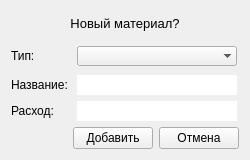
<?xml version="1.0" encoding="UTF-8"?>
<ui version="4.0">
 <class>addNewMaterial</class>
 <widget class="QWidget" name="addNewMaterial">
  <property name="geometry">
   <rect>
    <x>0</x>
    <y>0</y>
    <width>250</width>
    <height>160</height>
   </rect>
  </property>
  <property name="windowTitle">
   <string>Новый материал</string>
  </property>
  <layout class="QGridLayout" name="gridLayout">
   <item row="0" column="0">
    <layout class="QHBoxLayout" name="horizontalLayout_4">
     <item>
      <widget class="QLabel" name="ui_labelTitle">
       <property name="sizePolicy">
        <sizepolicy hsizetype="Preferred" vsizetype="Preferred">
         <horstretch>0</horstretch>
         <verstretch>0</verstretch>
        </sizepolicy>
       </property>
       <property name="font">
        <font>
         <pointsize>9</pointsize>
        </font>
       </property>
       <property name="frameShape">
        <enum>QFrame::NoFrame</enum>
       </property>
       <property name="text">
        <string>&lt;html&gt;&lt;head/&gt;&lt;body&gt;&lt;p&gt;&lt;span style=&quot; font-size:10pt;&quot;&gt;Новый материал?&lt;/span&gt;&lt;/p&gt;&lt;/body&gt;&lt;/html&gt;</string>
       </property>
       <property name="textFormat">
        <enum>Qt::AutoText</enum>
       </property>
       <property name="alignment">
        <set>Qt::AlignCenter</set>
       </property>
      </widget>
     </item>
    </layout>
   </item>
   <item row="1" column="0">
    <layout class="QHBoxLayout" name="horizontalLayout_5">
     <item>
      <widget class="QLabel" name="ui_labelType">
       <property name="sizePolicy">
        <sizepolicy hsizetype="Fixed" vsizetype="Preferred">
         <horstretch>0</horstretch>
         <verstretch>0</verstretch>
        </sizepolicy>
       </property>
       <property name="minimumSize">
        <size>
         <width>60</width>
         <height>20</height>
        </size>
       </property>
       <property name="font">
        <font/>
       </property>
       <property name="text">
        <string>Тип:</string>
       </property>
      </widget>
     </item>
     <item alignment="Qt::AlignVCenter">
      <widget class="QComboBox" name="ui_typeMaterial">
       <property name="sizePolicy">
        <sizepolicy hsizetype="Fixed" vsizetype="Fixed">
         <horstretch>0</horstretch>
         <verstretch>0</verstretch>
        </sizepolicy>
       </property>
       <property name="minimumSize">
        <size>
         <width>160</width>
         <height>20</height>
        </size>
       </property>
       <property name="maximumSize">
        <size>
         <width>160</width>
         <height>25</height>
        </size>
       </property>
       <property name="frame">
        <bool>false</bool>
       </property>
      </widget>
     </item>
    </layout>
   </item>
   <item row="2" column="0">
    <layout class="QHBoxLayout" name="horizontalLayout_3">
     <item>
      <widget class="QLabel" name="ui_labelName">
       <property name="sizePolicy">
        <sizepolicy hsizetype="Fixed" vsizetype="Fixed">
         <horstretch>0</horstretch>
         <verstretch>0</verstretch>
        </sizepolicy>
       </property>
       <property name="minimumSize">
        <size>
         <width>60</width>
         <height>20</height>
        </size>
       </property>
       <property name="font">
        <font/>
       </property>
       <property name="text">
        <string>Название:</string>
       </property>
      </widget>
     </item>
     <item>
      <widget class="QLineEdit" name="ui_materialName">
       <property name="sizePolicy">
        <sizepolicy hsizetype="Fixed" vsizetype="Fixed">
         <horstretch>0</horstretch>
         <verstretch>0</verstretch>
        </sizepolicy>
       </property>
       <property name="minimumSize">
        <size>
         <width>160</width>
         <height>20</height>
        </size>
       </property>
       <property name="maximumSize">
        <size>
         <width>160</width>
         <height>20</height>
        </size>
       </property>
       <property name="tabletTracking">
        <bool>false</bool>
       </property>
       <property name="frame">
        <bool>false</bool>
       </property>
       <property name="alignment">
        <set>Qt::AlignLeading|Qt::AlignLeft|Qt::AlignVCenter</set>
       </property>
      </widget>
     </item>
    </layout>
   </item>
   <item row="3" column="0">
    <layout class="QHBoxLayout" name="horizontalLayout_2">
     <item>
      <widget class="QLabel" name="ui_labelExpense">
       <property name="sizePolicy">
        <sizepolicy hsizetype="Fixed" vsizetype="Fixed">
         <horstretch>0</horstretch>
         <verstretch>0</verstretch>
        </sizepolicy>
       </property>
       <property name="minimumSize">
        <size>
         <width>60</width>
         <height>20</height>
        </size>
       </property>
       <property name="font">
        <font>
         <kerning>true</kerning>
        </font>
       </property>
       <property name="text">
        <string>Расход:</string>
       </property>
      </widget>
     </item>
     <item>
      <widget class="QLineEdit" name="ui_expenseMaterial">
       <property name="sizePolicy">
        <sizepolicy hsizetype="Fixed" vsizetype="Fixed">
         <horstretch>0</horstretch>
         <verstretch>0</verstretch>
        </sizepolicy>
       </property>
       <property name="minimumSize">
        <size>
         <width>160</width>
         <height>20</height>
        </size>
       </property>
       <property name="maximumSize">
        <size>
         <width>160</width>
         <height>20</height>
        </size>
       </property>
       <property name="frame">
        <bool>false</bool>
       </property>
      </widget>
     </item>
    </layout>
   </item>
   <item row="4" column="0">
    <layout class="QHBoxLayout" name="horizontalLayout">
     <item>
      <spacer name="spacer">
       <property name="orientation">
        <enum>Qt::Horizontal</enum>
       </property>
       <property name="sizeType">
        <enum>QSizePolicy::Expanding</enum>
       </property>
       <property name="sizeHint" stdset="0">
        <size>
         <width>10</width>
         <height>20</height>
        </size>
       </property>
      </spacer>
     </item>
     <item>
      <widget class="QPushButton" name="addButton">
       <property name="sizePolicy">
        <sizepolicy hsizetype="Preferred" vsizetype="Fixed">
         <horstretch>0</horstretch>
         <verstretch>0</verstretch>
        </sizepolicy>
       </property>
       <property name="minimumSize">
        <size>
         <width>0</width>
         <height>20</height>
        </size>
       </property>
       <property name="text">
        <string>Добавить</string>
       </property>
      </widget>
     </item>
     <item>
      <widget class="QPushButton" name="cancelButton">
       <property name="sizePolicy">
        <sizepolicy hsizetype="Preferred" vsizetype="Fixed">
         <horstretch>0</horstretch>
         <verstretch>0</verstretch>
        </sizepolicy>
       </property>
       <property name="text">
        <string>Отмена</string>
       </property>
      </widget>
     </item>
    </layout>
   </item>
  </layout>
 </widget>
 <resources/>
 <connections/>
</ui>
